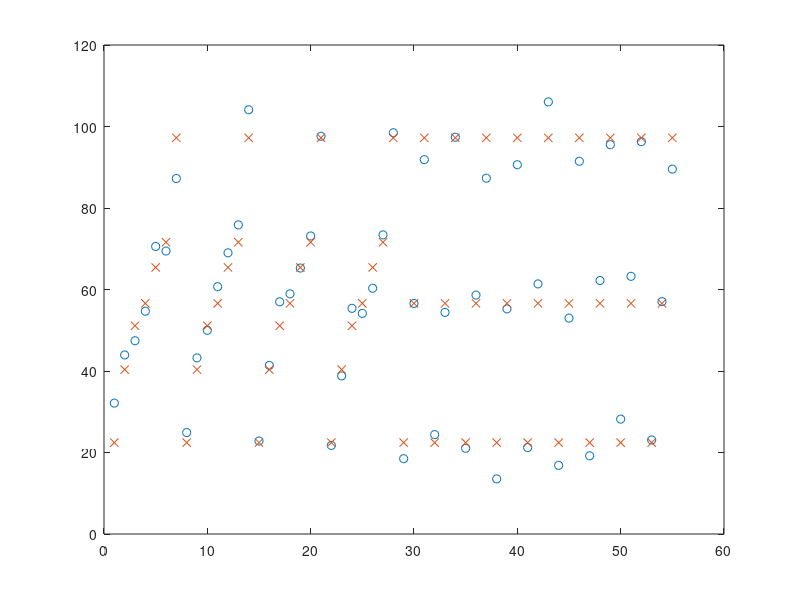

The MATLAB source for this figure:
%PA calibration global background
Data=[...
2	22.43055556	1032	831;...
2	40.34722222	1093	867;...
2	51.11111111	1118	883;...
2	56.59722222	1144	896;...
2	65.41666667	1174	904;...
2	71.59722222	1195	921;...
2	97.22222222	1279	968;...
4	22.43055556	2021	1622;...
4	40.34722222	2158	1693;...
4	51.11111111	2207	1718;...
4	56.59722222	2244	1727;...
4	65.41666667	2303	1757;...
4	71.59722222	2348	1779;...
4	97.22222222	2526	1864;...
6	22.43055556	3017	2404;...
6	40.34722222	3205	2497;...
6	51.11111111	3289	2520;...
6	56.59722222	3345	2557;...
6	65.41666667	3428	2603;...
6	71.59722222	3496	2634;...
6	97.22222222	3744	2757;...
10	22.43055556	4903	3866;...
10	40.34722222	5233	4044;...
10	51.11111111	5369	4078;...
10	56.59722222	5448	4142;...
10	65.41666667	5578	4214;...
10	71.59722222	5680	4238;...
10	97.22222222	6074	4431;...
2	22.43055556	985	808;...
2	56.59722222	1114	871;...
2	97.22222222	1255	946;...
2	22.43055556	983	800;...
2	56.59722222	1110	870;...
2	97.22222222	1260	945;...
2	22.43055556	986	806;...
2	56.59722222	1110	866;...
2	97.22222222	1251	947;...
10	22.43055556	4894	3897;...
10	56.59722222	5470	4154;...
10	97.22222222	6089	4471;...
10	22.43055556	4894	3861.34;...
10	56.59722222	5459	4121.34;...
10	97.22222222	6097	4420.34;...
10	22.43055556	4891	3879;...
10	56.59722222	5467	4161;...
10	97.22222222	6099	4475;...
20	22.43055556	9556	7606;...
20	56.59722222	10714	8151;...
20	97.22222222	11785	8721;...
20	22.43055556	9590	7542.34;...
20	56.59722222	10666	8102.34;...
20	97.22222222	11770	8702.34;...
20	22.43055556	9551	7561;...
20	56.59722222	10602	8107;...
20	97.22222222	11719	8721];

Data(:,3)=Data(:,3)/1000;
Data(:,4)=Data(:,4)/1000;
Data(:,3)=Data(:,3)./Data(:,4);
B=[Data(:,1) Data(:,2)];
A=[ones(size(Data,1),1) Data(:,3) Data(:,4) Data(:,3).^2 Data(:,4).^2 Data(:,3).*Data(:,4)];
X=A\B

Result=A*X
figure;plot(Result(:,2),'o');hold on;
plot(Data(:,2),'x');

dev_thickness = (sum((Data(:,1)-Result(:,1)).^2)./size(Data,1)).^0.5
dev_density = (sum((Data(:,2)-Result(:,2)).^2)./size(Data,1)).^0.5
%dev = (sum((Data(:,2)-Result(:,2)).^2)./size(Data,1)).^0.5



